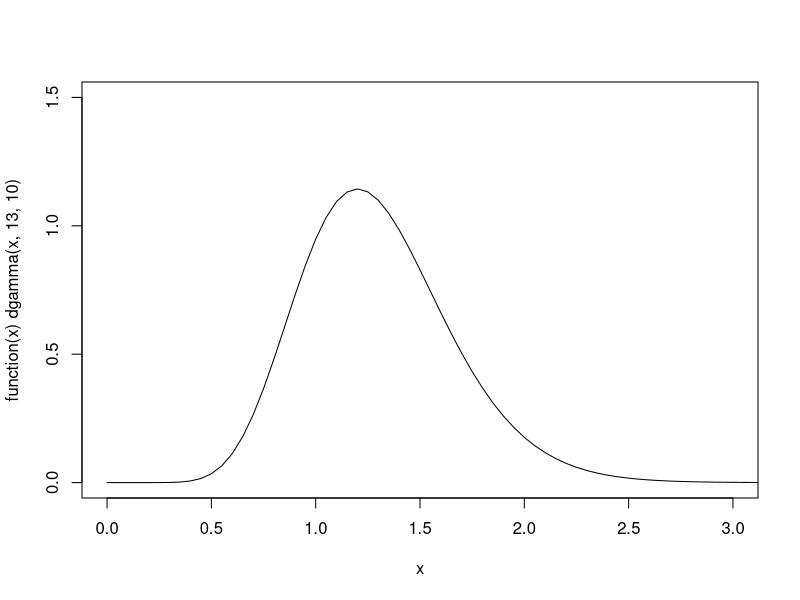

Source code (R):
# Burgar's et al. 2019 SCR analysis ####

# Priors ###

# 1. from Chandler and royle 2013 supplementary material ####

# PART 4
# Commented R code describing method used to obtain
# informative prior used in the analysis of the parula dataset.
# Moldenhauer and Regelski (1996) state that home range size typically
# ranges from 0.08-0.65 ha, which equates to a radius of

sqrt(0.08/pi*10000) # 15.96 m or
sqrt(0.65/pi*10000) # 45.49 m

# Since parulas were detected by song, let's be safe and add a minimum and maximum distance at which they could be heard, 50 and 250 m, based upon Simons et al. (2009).
# So now we have an area between

(15.96+50)^2*pi / 10000  # 1.37 ha, and
(45.49+250)^2*pi / 10000 # 27.4 ha

# We note that this is a very large range.

# Following Royle et. al (2011), and assuming a
# chi-squared distribution with 2 degrees of freedom,
# the range of sigma is given by

sqrt(1.37*10000/pi)/sqrt(5.99)   # 27 m
sqrt(27.4*10000/pi)/sqrt(5.99)   # 120 m

# In our grid spacing, 1 unit = 50m, so our we want a prior with most
# of the density between:

27/50  # 0.54
121/50 # 2.42

# Gamma(13, 10) covers this nicely
#Cindy: so needs data values for gamma distribution that fit within 0.54 and 2.42?

qgamma(c(0.001, 0.5, 0.999), 13, 10)

plot(function(x) dgamma(x, 13, 10), 0, 5, xlim=c(0, 3), ylim=c(0, 1.5))

#2.  Jo Burgars et al 2019 #### 

#home range data to determine gamma values for HR varying form 4 to 72, 16km2 and 40km2 ##

# For home ranges sizes between 4-72 km2, the range of σ in model units of 1 km is:
# 5.99 is the chi square value from a significance level of 0.05 with 2 degrees of freedom. 

(sqrt(4/pi)/1)/sqrt(5.99) # 0.46

(sqrt(16/pi)/1)/sqrt(5.99) # 0.92

(sqrt(40/pi)/1)/sqrt(5.99) # 1.46

(sqrt(72/pi)/1)/sqrt(5.99) # 1.95

# Resulting in prior distributions with most of the density between 0.46-1.95

qgamma(c(0.05,0.5,0.95),60,60) # 0.79754 (min) 0.99445(med) 1.22139 (max) - 16 km2. Values need to be from 0.92 to 1.95

qgamma(c(0.05,0.5,0.95),75,50) # 1.2269 1.4933 1.7958 - 40 km2.  Values need to be from 1.46 to 1.95

qgamma(c(0.05,0.5,0.95),4,4) # 0.34158 0.91802 1.93841 - 4-72 km2. Values need to be from 0.46 to 1.95


# 3. Columbian populations ####

# the home estimated home range for each population is: 

(sqrt(4/pi)/1)/sqrt(5.99) # 0.46

(sqrt(16/pi)/1)/sqrt(5.99) # 0.92

(sqrt(40/pi)/1)/sqrt(5.99) # 1.46

(sqrt(72/pi)/1)/sqrt(5.99) # 1.95
